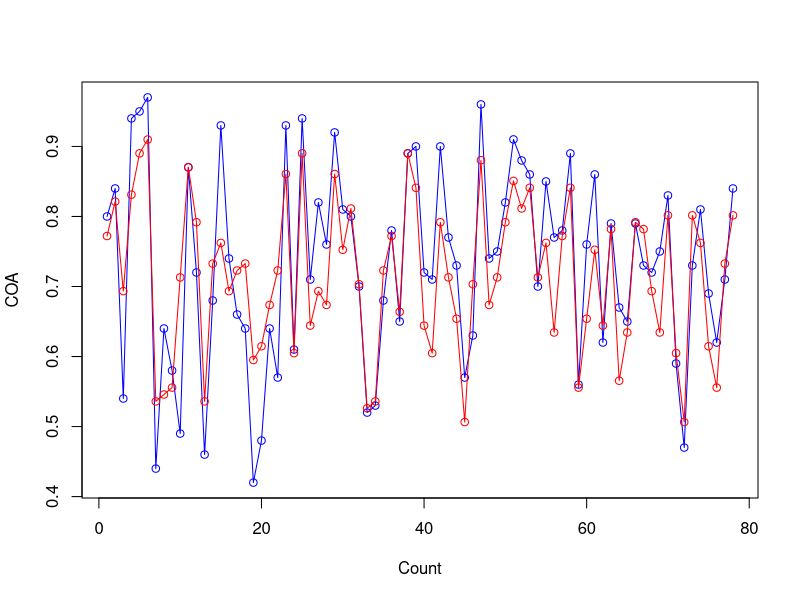

Source code (R):
dataset=read.csv("Admission_Predict.csv")
gre=dataset[,2]
coa=dataset[,9]
data=data.frame(gre, coa)

library(caTools)
set.seed(123)

split= sample.split(data$coa, SplitRatio = 0.8)
View(split)

training_set = subset(data,split==TRUE)
testing_set = subset(data,split==FALSE)
View(training_set)
View(testing_set)

regressor= lm(formula=coa~gre, data= training_set)

y_pred = predict(regressor,newdata = testing_set)

a =  testing_set$coa
b = y_pred

plot(a, type = 'o', col='blue',xlab = 'Count',ylab='COA')
lines(b,type='o',col='red')
